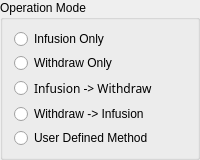
          <widget class="QGroupBox" name="RadioButtonGroup">
           <property name="minimumSize">
            <size>
             <width>0</width>
             <height>160</height>
            </size>
           </property>
           <property name="maximumSize">
            <size>
             <width>16777215</width>
             <height>160</height>
            </size>
           </property>
           <property name="styleSheet">
            <string notr="true">QGroupBox {
	
	font: 10pt &quot;Open Sans&quot;;
}</string>
           </property>
           <property name="title">
            <string>Operation Mode</string>
           </property>
           <property name="flat">
            <bool>false</bool>
           </property>
           <layout class="QGridLayout" name="gridLayout_4">
            <property name="topMargin">
             <number>6</number>
            </property>
            <property name="bottomMargin">
             <number>6</number>
            </property>
            <property name="horizontalSpacing">
             <number>3</number>
            </property>
            <property name="verticalSpacing">
             <number>1</number>
            </property>
            <item row="2" column="0">
             <widget class="QRadioButton" name="radioButton_3">
              <property name="font">
               <font>
                <family>Open Sans Medium</family>
                <pointsize>9</pointsize>
                <weight>7</weight>
                <italic>false</italic>
                <bold>false</bold>
               </font>
              </property>
              <property name="text">
               <string>Infusion -&gt; Withdraw</string>
              </property>
             </widget>
            </item>
            <item row="3" column="0">
             <widget class="QRadioButton" name="radioButton_4">
              <property name="text">
               <string>Withdraw -&gt; Infusion</string>
              </property>
             </widget>
            </item>
            <item row="1" column="0">
             <widget class="QRadioButton" name="radioButton_2">
              <property name="text">
               <string>Withdraw Only</string>
              </property>
             </widget>
            </item>
            <item row="4" column="0">
             <widget class="QRadioButton" name="radioButton_5">
              <property name="text">
               <string>User Defined Method</string>
              </property>
             </widget>
            </item>
            <item row="0" column="0">
             <widget class="QRadioButton" name="radioButton_1">
              <property name="text">
               <string>Infusion Only</string>
              </property>
             </widget>
            </item>
           </layout>
          </widget>
